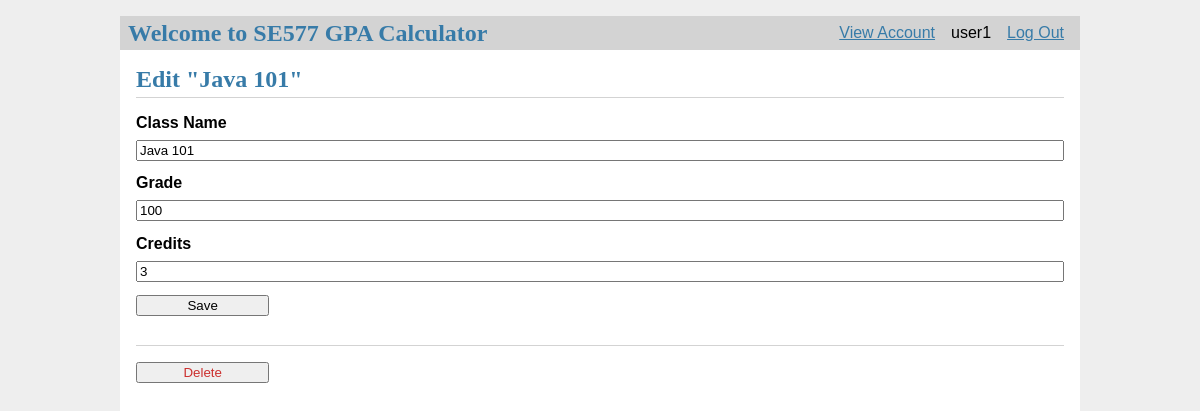
The page /1/update (signed in) on the database its author committed.
### tables this page shows
CREATE TABLE user (
  id INTEGER PRIMARY KEY AUTOINCREMENT,
  username TEXT UNIQUE NOT NULL,
  password TEXT NOT NULL
);

CREATE TABLE class (
  id INTEGER PRIMARY KEY AUTOINCREMENT,
  author_id INTEGER NOT NULL,
  classname TEXT NOT NULL,
  grade INTEGER NOT NULL,
  credits INTEGER NOT NULL,
  FOREIGN KEY (author_id) REFERENCES user (id)
);

### flaskr/calc.py (the view, shortened to what this page needs)
@bp.route('/<int:id>/update', methods=('GET', 'POST'))
@login_required
def update(id):
    clss = get_class(id)
    return render_template('calc/update.html', clss=clss)

### flaskr/auth.py (called while the page is built)
@bp.before_app_request
def load_logged_in_user():
    user_id = session.get('user_id')
    if user_id is None:
        g.user = None
    else:
        g.user = get_db().execute(
            'SELECT * FROM user WHERE id = ?', (user_id,)
        ).fetchone()

def login_required(view):
    @functools.wraps(view)
    def wrapped_view(**kwargs):
        if g.user is None:
            return redirect(url_for('auth.login'))
        return view(**kwargs)
    return wrapped_view

### flaskr/calc.py (called while the page is built)
def get_class(id, check_author=True):
    clss = get_db().execute(
        'SELECT p.id, classname, grade, credits, author_id, username'
        ' FROM class p JOIN user u ON p.author_id = u.id'
        ' WHERE p.id = ?',
        (id,)
    ).fetchone()
    if clss is None:
        abort(404, "Class id {0} doesn't exist.".format(id))
    if check_author and clss['author_id'] != g.user['id']:
        abort(403)
    return clss

### flaskr/db.py (called while the page is built)
def get_db():
    if 'db' not in g:
        g.db = sqlite3.connect(
            current_app.config['DATABASE'],
            detect_types=sqlite3.PARSE_DECLTYPES
        )
        g.db.row_factory = sqlite3.Row
    return g.db

### flaskr/templates/calc/update.html
{% extends 'base.html' %}
{% block header %}
  <h1>{% block title %}Edit "{{ clss['classname'] }}"{% endblock %}</h1>
{% endblock %}
{% block content %}
	<form method="post">
		<label for="classname">Class Name</label>
		<input name="classname" id="classname"
			value="{{ request.form['classname'] or clss['classname'] }}" required>
		<label for="grade">Grade</label>
			<input name="grade" id="grade" value="{{ request.form['grade'] or clss['grade'] }}" required>
		<label for="credits">Credits</label>
			<input name="credits" id="credits" value="{{ request.form['credits'] or clss['credits'] }}" required>
		<input type="submit" value="Save">
	</form>
	<hr>
	<form action="{{ url_for('calc.delete', id=clss['id']) }}" method="post">
		<input class="danger" type="submit" value="Delete" onclick="return confirm('Are you sure?');">
	</form>
{% endblock %}

### flaskr/templates/base.html (shortened to what this page needs)
<!doctype html>
<link rel="stylesheet" href="{{ url_for('static', filename='style.css') }}">
<nav>
  <h1>Welcome to SE577 GPA Calculator</h1>
  <ul>
    {% if g.user %}
      <li><a href="{{ url_for('calc.viewClasses') }}">View Account</a>
	  <li><span>{{ g.user['username'] }}</span>
      <li><a href="{{ url_for('auth.logout') }}">Log Out</a>
    {% else %}
	<li><a href="{{ url_for('calc.index') }}">Home</a>
      <li><a href="{{ url_for('auth.register') }}">Register</a>
      <li><a href="{{ url_for('auth.login') }}">Log In</a>
    {% endif %}
  </ul>
</nav>
<section class="content">
  <header>
    {% block header %}{% endblock %}
  </header>
  {% block content %}{% endblock %}
</section>

### flaskr/static/style.css (style rules this page uses)
h1 { font-family: serif; color: #377ba8; margin: 1rem 0; }
a { color: #377ba8; }
hr { border: none; border-top: 1px solid lightgray; }
nav { background: lightgray; display: flex; align-items: center; padding: 0 0.5rem; }
nav h1 { flex: auto; margin: 0; }
nav ul { display: flex; list-style: none; margin: 0; padding: 0; }
nav ul li a, nav ul li span, header .action { display: block; padding: 0.5rem; }
.content { padding: 0 1rem 1rem; }
.content > header { border-bottom: 1px solid lightgray; display: flex; align-items: flex-end; }
.content > header h1 { flex: auto; margin: 1rem 0 0.25rem 0; }
.content:last-child { margin-bottom: 0; }
.content form { margin: 1em 0; display: flex; flex-direction: column; }
.content label { font-weight: bold; margin-bottom: 0.5em; }
.content input, .content textarea { margin-bottom: 1em; }
input.danger { color: #cc2f2e; }
input[type=submit] { align-self: start; min-width: 10em; }

### rows shown on the page
user: user.username "user1"
class: classname "Java 101", grade "100", credits "3"
